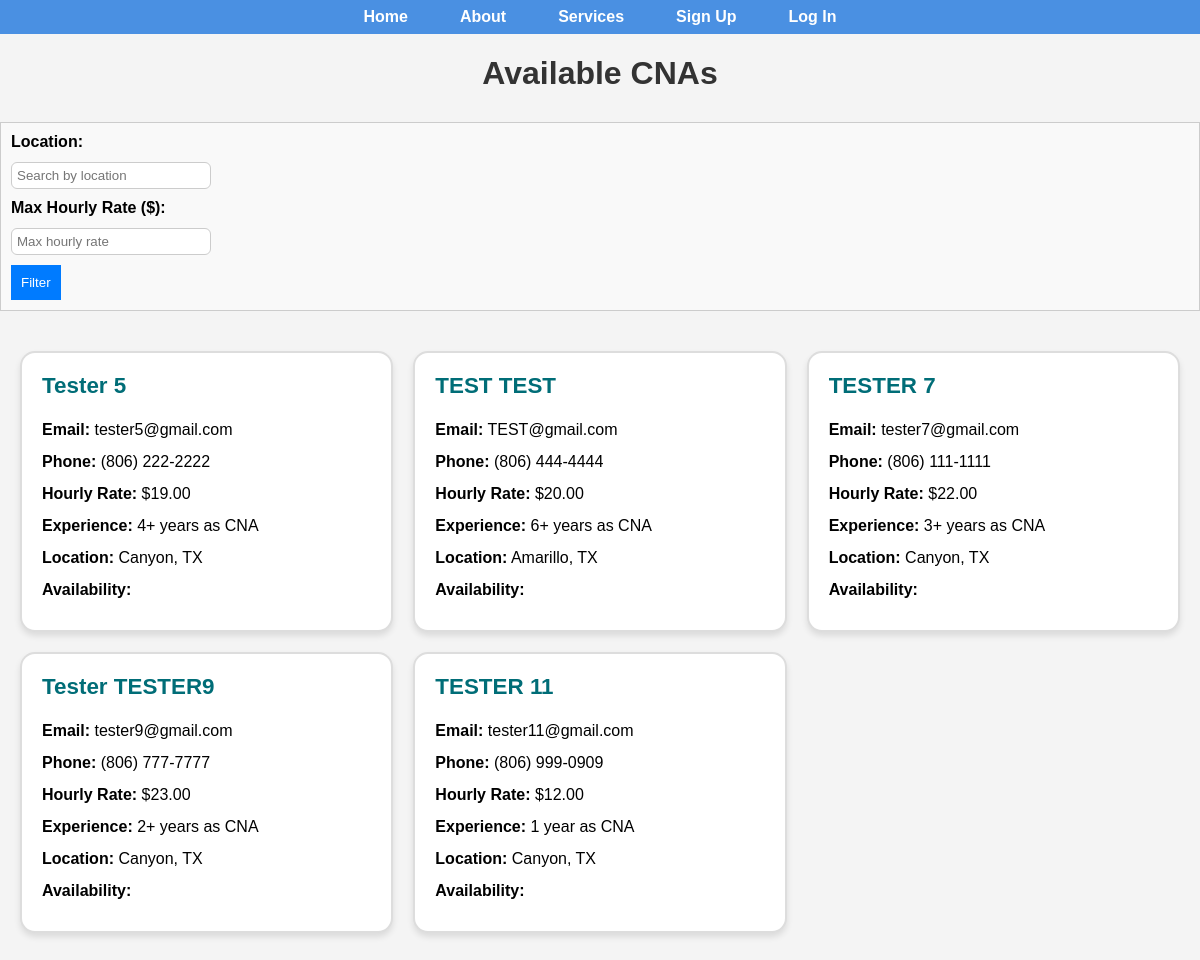
The app's page /cna-list/ with its own data.
### core/models.py (models this page shows, shortened)
class CNAListing(models.Model):
    user = models.ForeignKey(settings.AUTH_USER_MODEL, on_delete=models.CASCADE, related_name='listings')  # <-- ADD THIS LINE
    first_name = models.CharField(max_length=100)
    last_name = models.CharField(max_length=100)
    email = models.EmailField()
    phone_number = models.CharField(max_length=15)
    hourly_rate = models.DecimalField(max_digits=5, decimal_places=2)
    experience = models.TextField()
    location = models.CharField(max_length=255)
    availability = models.TextField()

### core/views.py (the view)
# urls.py: path('cna-list/', views.cna_list, name='cna_list'),
def cna_list(request):
    location_filter = request.GET.get('location', '')
    experience_filter = request.GET.get('experience', '')
    hourly_rate_filter = request.GET.get('hourly_rate', '')
    cnas = CNAListing.objects.all()
    if location_filter:
        cnas = cnas.filter(location__icontains=location_filter)
    if experience_filter:
        cnas = cnas.filter(experience__icontains=experience_filter)
    if hourly_rate_filter:
        try:
            cnas = cnas.filter(hourly_rate__lte=float(hourly_rate_filter))
        except ValueError:
            pass  # If the filter is not a valid number, ignore the filter
    return render(request, 'cna_list.html', {'cnas': cnas})

### templates/cna_list.html
{% extends 'base.html' %}
{% block content %}
<h1 class="page-title">Available CNAs</h1>
<div class="filter-form">
  <form method="GET" action="{% url 'cna_list' %}">
    <div class="form-group">
      <label for="location">Location:</label>
      <input type="text" id="location" name="location" placeholder="Search by location" value="{{ request.GET.location }}">
    </div>
    <div class="form-group">
      <label for="hourly_rate">Max Hourly Rate ($):</label>
      <input type="number" id="hourly_rate" name="hourly_rate" placeholder="Max hourly rate" value="{{ request.GET.hourly_rate }}">
    </div>
    <button type="submit" class="submit-btn">Filter</button>
  </form>
</div>
<div class="cna-container">
  {% for cna in cnas %}
  <a href="{% url 'contact_cna' cna.id %}" class="cna-link">
    <div class="cna-card">
      <h2>{{ cna.first_name }} {{ cna.last_name }}</h2>
      <p><strong>Email:</strong> {{ cna.email }}</p>
      <p><strong>Phone:</strong> {{ cna.phone_number }}</p>
      <p><strong>Hourly Rate:</strong> ${{ cna.hourly_rate }}</p>
      <p><strong>Experience:</strong> {{ cna.experience }}</p>
      <p><strong>Location:</strong> {{ cna.location }}</p>
      <p><strong>Availability:</strong> {{ cna.availability|json_script:"availability" }}</p>
    </div>
  </a>
  {% empty %}
  <p>No CNAs are currently available.</p>
  {% endfor %}
</div>
{% endblock %}

### static/css/styles.css (style rules this page uses)
html, body { height: 100%; font-family: Arial, sans-serif; margin: 0; background-color: #f4f4f4; display: flex; flex-direction: column; }
.page-title { text-align: center; margin-bottom: 30px; font-size: 2rem; color: #333; }
.cna-container { display: grid; grid-template-columns: repeat(auto-fit, minmax(300px, 1fr)); gap: 20px; padding: 20px; }
.cna-card { background-color: #ffffff; border: 2px solid #ddd; border-radius: 15px; padding: 20px; box-shadow: 0 4px 6px rgba(0, 0, 0, 0.1); transition: transform 0.3s ease-in-out, border-color 0.3s ease, box-shadow 0.3s ease; }
.cna-card h2 { margin-top: 0; color: #006d77; font-size: 1.4rem; }
.cna-card p { margin: 8px 0; line-height: 1.5; }
.cna-container .cna-card { background-color: #ffffff; border: 2px solid #ddd !important; border-radius: 15px; padding: 20px; box-shadow: 0 4px 6px rgba(0, 0, 0, 0.1); transition: transform 0.3s ease-in-out, border-color 0.3s ease, box-shadow 0.3s ease; }
.cna-link { text-decoration: none; color: inherit; }
.form-group { margin-bottom: 18px; text-align: left; }
.form-group label { display: block; margin-bottom: 6px; font-weight: 600; }
.form-group input { width: 100%; padding: 10px; border-radius: 6px; border: 1px solid #ccc; box-sizing: border-box; }
.filter-form { margin-bottom: 20px; padding: 10px; border: 1px solid #ccc; background-color: #f9f9f9; }
.filter-form .form-group { margin-bottom: 10px; }
.filter-form input { width: 200px; padding: 5px; margin-top: 5px; }
.filter-form button { padding: 10px; background-color: #007bff; color: white; border: none; cursor: pointer; }

### records on screen
CNAListing: first_name "Tester", last_name "5", email "tester5@gmail.com", phone_number "(806) 222-2222", hourly_rate "19.00", experience "4+ years as CNA", location "Canyon, TX"
CNAListing: first_name "TEST", last_name "TEST", email "TEST@gmail.com", phone_number "(806) 444-4444", hourly_rate "20.00", experience "6+ years as CNA", location "Amarillo, TX"
CNAListing: first_name "TESTER", last_name "7", email "tester7@gmail.com", phone_number "(806) 111-1111", hourly_rate "22.00", experience "3+ years as CNA", location "Canyon, TX"
CNAListing: first_name "Tester", last_name "TESTER9", email "tester9@gmail.com", phone_number "(806) 777-7777", hourly_rate "23.00", experience "2+ years as CNA", location "Canyon, TX"
CNAListing: first_name "TESTER", last_name "11", email "tester11@gmail.com", phone_number "(806) 999-0909", hourly_rate "12.00", experience "1 year as CNA", location "Canyon, TX"
